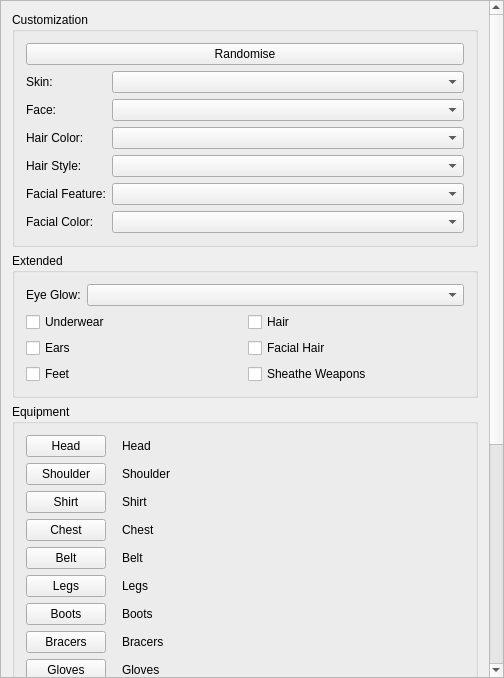
<?xml version="1.0" encoding="UTF-8"?>
<ui version="4.0">
 <class>CharacterControlClass</class>
 <widget class="QWidget" name="CharacterControlClass">
  <property name="geometry">
   <rect>
    <x>0</x>
    <y>0</y>
    <width>504</width>
    <height>678</height>
   </rect>
  </property>
  <property name="windowTitle">
   <string>CharacterControl</string>
  </property>
  <layout class="QVBoxLayout" name="verticalLayout">
   <property name="leftMargin">
    <number>0</number>
   </property>
   <property name="topMargin">
    <number>0</number>
   </property>
   <property name="rightMargin">
    <number>0</number>
   </property>
   <property name="bottomMargin">
    <number>0</number>
   </property>
   <item>
    <widget class="QScrollArea" name="scrollArea">
     <property name="widgetResizable">
      <bool>true</bool>
     </property>
     <widget class="QWidget" name="scrollAreaWidgetContents">
      <property name="geometry">
       <rect>
        <x>0</x>
        <y>-342</y>
        <width>485</width>
        <height>1018</height>
       </rect>
      </property>
      <layout class="QVBoxLayout" name="verticalLayout_2">
       <item>
        <widget class="QGroupBox" name="groupBoxCustomization">
         <property name="title">
          <string>Customization</string>
         </property>
         <layout class="QVBoxLayout" name="verticalLayout_3">
          <item>
           <widget class="QPushButton" name="pushButtonRandomise">
            <property name="text">
             <string>Randomise</string>
            </property>
           </widget>
          </item>
          <item>
           <layout class="QFormLayout" name="formLayout_2">
            <item row="0" column="0">
             <widget class="QLabel" name="label">
              <property name="text">
               <string>Skin:</string>
              </property>
             </widget>
            </item>
            <item row="0" column="1">
             <widget class="QComboBox" name="comboBoxSkin">
              <property name="editable">
               <bool>false</bool>
              </property>
             </widget>
            </item>
            <item row="1" column="0">
             <widget class="QLabel" name="label_2">
              <property name="text">
               <string>Face:</string>
              </property>
             </widget>
            </item>
            <item row="1" column="1">
             <widget class="QComboBox" name="comboBoxFace"/>
            </item>
            <item row="2" column="0">
             <widget class="QLabel" name="label_3">
              <property name="text">
               <string>Hair Color:</string>
              </property>
             </widget>
            </item>
            <item row="2" column="1">
             <widget class="QComboBox" name="comboBoxHairColour"/>
            </item>
            <item row="3" column="0">
             <widget class="QLabel" name="label_4">
              <property name="text">
               <string>Hair Style:</string>
              </property>
             </widget>
            </item>
            <item row="3" column="1">
             <widget class="QComboBox" name="comboBoxHairStyle"/>
            </item>
            <item row="4" column="0">
             <widget class="QLabel" name="label_5">
              <property name="text">
               <string>Facial Feature:</string>
              </property>
             </widget>
            </item>
            <item row="4" column="1">
             <widget class="QComboBox" name="comboBoxFacialFeature"/>
            </item>
            <item row="5" column="0">
             <widget class="QLabel" name="label_6">
              <property name="text">
               <string>Facial Color:</string>
              </property>
             </widget>
            </item>
            <item row="5" column="1">
             <widget class="QComboBox" name="comboBoxFacialColour"/>
            </item>
           </layout>
          </item>
         </layout>
        </widget>
       </item>
       <item>
        <widget class="QGroupBox" name="groupBox">
         <property name="title">
          <string>Extended</string>
         </property>
         <layout class="QVBoxLayout" name="verticalLayout_4">
          <item>
           <layout class="QFormLayout" name="formLayout_3">
            <item row="1" column="0">
             <widget class="QLabel" name="label_7">
              <property name="text">
               <string>Eye Glow:</string>
              </property>
             </widget>
            </item>
            <item row="1" column="1">
             <widget class="QComboBox" name="comboBoxEyeGlow">
              <property name="sizePolicy">
               <sizepolicy hsizetype="Preferred" vsizetype="Fixed">
                <horstretch>0</horstretch>
                <verstretch>0</verstretch>
               </sizepolicy>
              </property>
             </widget>
            </item>
           </layout>
          </item>
          <item>
           <layout class="QGridLayout" name="gridLayout_2">
            <item row="0" column="0">
             <widget class="QCheckBox" name="checkBoxUnderWear">
              <property name="text">
               <string>Underwear</string>
              </property>
             </widget>
            </item>
            <item row="1" column="0">
             <widget class="QCheckBox" name="checkBoxEars">
              <property name="text">
               <string>Ears</string>
              </property>
             </widget>
            </item>
            <item row="0" column="1">
             <widget class="QCheckBox" name="checkBoxHair">
              <property name="text">
               <string>Hair</string>
              </property>
             </widget>
            </item>
            <item row="1" column="1">
             <widget class="QCheckBox" name="checkBoxFacialHair">
              <property name="text">
               <string>Facial Hair</string>
              </property>
             </widget>
            </item>
            <item row="2" column="0">
             <widget class="QCheckBox" name="checkBoxFeet">
              <property name="text">
               <string>Feet</string>
              </property>
             </widget>
            </item>
            <item row="2" column="1">
             <widget class="QCheckBox" name="checkBoxSheatheWeapons">
              <property name="text">
               <string>Sheathe Weapons</string>
              </property>
             </widget>
            </item>
           </layout>
          </item>
         </layout>
        </widget>
       </item>
       <item>
        <widget class="QGroupBox" name="groupBoxEquipment">
         <property name="title">
          <string>Equipment</string>
         </property>
         <layout class="QFormLayout" name="formLayout">
          <item row="0" column="0">
           <widget class="QPushButton" name="pushButtonHead">
            <property name="text">
             <string>Head</string>
            </property>
           </widget>
          </item>
          <item row="0" column="1">
           <widget class="QLabel" name="labelHead">
            <property name="text">
             <string>Head</string>
            </property>
           </widget>
          </item>
          <item row="1" column="0">
           <widget class="QPushButton" name="pushButtonShoulder">
            <property name="text">
             <string>Shoulder</string>
            </property>
           </widget>
          </item>
          <item row="1" column="1">
           <widget class="QLabel" name="labelShoulder">
            <property name="text">
             <string>Shoulder</string>
            </property>
           </widget>
          </item>
          <item row="2" column="0">
           <widget class="QPushButton" name="pushButtonShirt">
            <property name="text">
             <string>Shirt</string>
            </property>
           </widget>
          </item>
          <item row="2" column="1">
           <widget class="QLabel" name="labelShirt">
            <property name="text">
             <string>Shirt</string>
            </property>
           </widget>
          </item>
          <item row="3" column="0">
           <widget class="QPushButton" name="pushButtonChest">
            <property name="text">
             <string>Chest</string>
            </property>
           </widget>
          </item>
          <item row="3" column="1">
           <widget class="QLabel" name="labelChest">
            <property name="text">
             <string>Chest</string>
            </property>
           </widget>
          </item>
          <item row="4" column="0">
           <widget class="QPushButton" name="pushButtonBelt">
            <property name="text">
             <string>Belt</string>
            </property>
           </widget>
          </item>
          <item row="4" column="1">
           <widget class="QLabel" name="labelBelt">
            <property name="text">
             <string>Belt</string>
            </property>
           </widget>
          </item>
          <item row="5" column="0">
           <widget class="QPushButton" name="pushButtonLegs">
            <property name="text">
             <string>Legs</string>
            </property>
           </widget>
          </item>
          <item row="5" column="1">
           <widget class="QLabel" name="labelLegs">
            <property name="text">
             <string>Legs</string>
            </property>
           </widget>
          </item>
          <item row="6" column="0">
           <widget class="QPushButton" name="pushButtonBoots">
            <property name="text">
             <string>Boots</string>
            </property>
           </widget>
          </item>
          <item row="6" column="1">
           <widget class="QLabel" name="labelBoots">
            <property name="text">
             <string>Boots</string>
            </property>
           </widget>
          </item>
          <item row="7" column="0">
           <widget class="QPushButton" name="pushButtonBracers">
            <property name="text">
             <string>Bracers</string>
            </property>
           </widget>
          </item>
          <item row="7" column="1">
           <widget class="QLabel" name="labelBracers">
            <property name="text">
             <string>Bracers</string>
            </property>
           </widget>
          </item>
          <item row="8" column="0">
           <widget class="QPushButton" name="pushButtonGloves">
            <property name="text">
             <string>Gloves</string>
            </property>
           </widget>
          </item>
          <item row="8" column="1">
           <widget class="QLabel" name="labelGloves">
            <property name="text">
             <string>Gloves</string>
            </property>
           </widget>
          </item>
          <item row="9" column="0">
           <widget class="QPushButton" name="pushButtonCape">
            <property name="text">
             <string>Cape</string>
            </property>
           </widget>
          </item>
          <item row="9" column="1">
           <widget class="QLabel" name="labelCape">
            <property name="text">
             <string>Cape</string>
            </property>
           </widget>
          </item>
          <item row="10" column="0">
           <widget class="QPushButton" name="pushButtonRightHand">
            <property name="text">
             <string>Right Hand</string>
            </property>
           </widget>
          </item>
          <item row="10" column="1">
           <widget class="QLabel" name="labelRightHand">
            <property name="text">
             <string>Right Hand</string>
            </property>
           </widget>
          </item>
          <item row="11" column="0">
           <widget class="QPushButton" name="pushButtonLeftHand">
            <property name="text">
             <string>Left Hand</string>
            </property>
           </widget>
          </item>
          <item row="11" column="1">
           <widget class="QLabel" name="labelLeftHand">
            <property name="text">
             <string>Left Hand</string>
            </property>
           </widget>
          </item>
          <item row="12" column="0">
           <widget class="QPushButton" name="pushButtonTabard">
            <property name="text">
             <string>Tabard</string>
            </property>
           </widget>
          </item>
          <item row="12" column="1">
           <widget class="QLabel" name="labelTabard">
            <property name="text">
             <string>Tabard</string>
            </property>
           </widget>
          </item>
          <item row="13" column="0">
           <widget class="QPushButton" name="pushButtonCustomTabard">
            <property name="text">
             <string>Custom Tabard</string>
            </property>
           </widget>
          </item>
         </layout>
        </widget>
       </item>
       <item>
        <widget class="QGroupBox" name="groupBox_3">
         <property name="title">
          <string>Weapon Effects</string>
         </property>
         <layout class="QFormLayout" name="formLayout_5">
          <item row="0" column="0">
           <widget class="QPushButton" name="pushButtonEffectRight">
            <property name="text">
             <string>RIght Hand</string>
            </property>
           </widget>
          </item>
          <item row="0" column="1">
           <widget class="QLabel" name="labelEffectRight">
            <property name="text">
             <string>Effect Right</string>
            </property>
           </widget>
          </item>
          <item row="1" column="0">
           <widget class="QPushButton" name="pushButtonEffectLeft">
            <property name="text">
             <string>Left Hand</string>
            </property>
           </widget>
          </item>
          <item row="1" column="1">
           <widget class="QLabel" name="labelEffectLeft">
            <property name="text">
             <string>Effect Left</string>
            </property>
           </widget>
          </item>
         </layout>
        </widget>
       </item>
       <item>
        <widget class="QGroupBox" name="groupBox_2">
         <property name="title">
          <string>Mount</string>
         </property>
         <layout class="QFormLayout" name="formLayout_4">
          <item row="0" column="0">
           <widget class="QPushButton" name="pushButtonMount">
            <property name="text">
             <string>Mount</string>
            </property>
           </widget>
          </item>
          <item row="0" column="1">
           <widget class="QLabel" name="labelMount">
            <property name="text">
             <string>Mount</string>
            </property>
           </widget>
          </item>
         </layout>
        </widget>
       </item>
      </layout>
     </widget>
    </widget>
   </item>
  </layout>
 </widget>
 <layoutdefault spacing="6" margin="11"/>
 <resources/>
 <connections/>
</ui>
